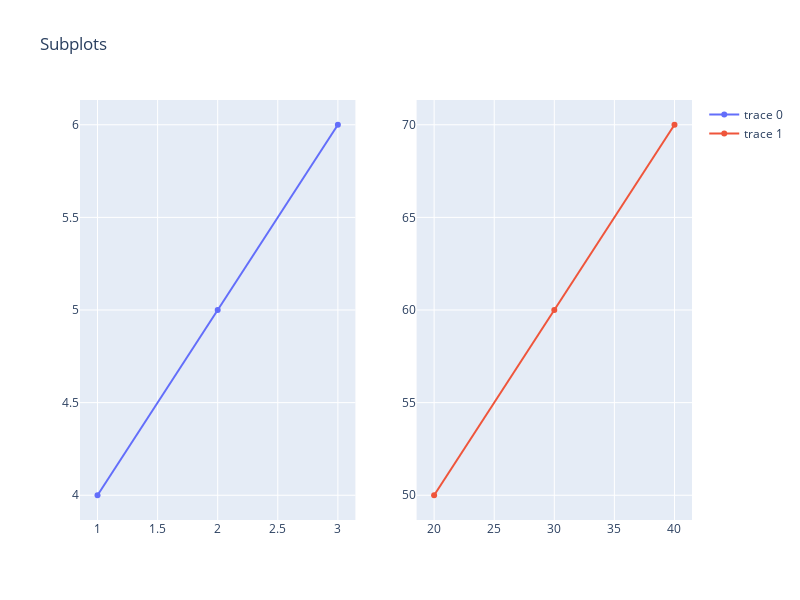

Notebook code for this chart:
### Markdown cell above
<h4 id="Simple-Subplot">Simple Subplot<a class="anchor-link" href="#Simple-Subplot">¶</a></h4><p>Figures with subplots are created using the <code>make_subplots</code> function from the <code>plotly.subplots</code> module.</p>
<p>Here is an example of creating a figure with two scatter traces in side-by-side subplots.</p>

### Code cell
from plotly.subplots import make_subplots
import plotly.graph_objects as go

fig = make_subplots(rows=1, cols=2)

fig.add_trace(
    go.Scatter(x=[1, 2, 3], y=[4, 5, 6]),
    row=1, col=1
)

fig.add_trace(
    go.Scatter(x=[20, 30, 40], y=[50, 60, 70]),
    row=1, col=2
)

fig.update_layout(height=600, width=800, title_text="Subplots")
fig.show()

### Figure 1 — Plotly figure (JSON) as saved in the notebook; plotly's stock layout.template omitted (floating-point values rounded to 4 significant figures)
{"data": [{"type": "scatter", "x": [1, 2, 3], "xaxis": "x", "y": [4, 5, 6], "yaxis": "y"}, {"type": "scatter", "x": [20, 30, 40], "xaxis": "x2", "y": [50, 60, 70], "yaxis": "y2"}], "layout": {"height": 600, "title": {"text": "Subplots"}, "width": 800, "xaxis": {"anchor": "y", "domain": [0, 0.45]}, "xaxis2": {"anchor": "y2", "domain": [0.55, 1]}, "yaxis": {"anchor": "x", "domain": [0, 1]}, "yaxis2": {"anchor": "x2", "domain": [0, 1]}}}
